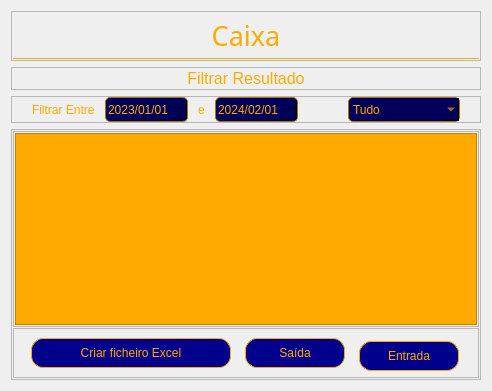
               <widget class="QWidget" name="pag_caixa">
                <property name="styleSheet">
                 <string notr="true">QPushButton{
color: rgb(167, 117, 0);
border: 1px solid rgb(167, 117, 0);
border-radius: 12px;
background-color: rgb(0, 0, 141)
}
QPushButton:hover{
background-color: rgb(0, 0, 255)
}
QPushButton:pressed{
color: rgb(167, 117, 0);
border: 2px solid rgb(167, 117, 0);
border-radius: 12px;
background-color: rgb(0, 0, 141)
}
QLabel{
color: rgb(167, 117, 0);
}
QLineEdit{
color: rgb(167, 117, 0);
border: 1px solid rgb(167, 117, 0);
border-radius: 5px
}
QComboBox{
color: rgb(167, 117, 0);
border: 1px solid rgb(167, 117, 0);
border-radius: 5px
}
</string>
                </property>
                <layout class="QVBoxLayout" name="verticalLayout_7">
                 <item>
                  <widget class="QFrame" name="frame_11">
                   <property name="minimumSize">
                    <size>
                     <width>50</width>
                     <height>50</height>
                    </size>
                   </property>
                   <property name="maximumSize">
                    <size>
                     <width>16777215</width>
                     <height>50</height>
                    </size>
                   </property>
                   <property name="frameShape">
                    <enum>QFrame::StyledPanel</enum>
                   </property>
                   <property name="frameShadow">
                    <enum>QFrame::Raised</enum>
                   </property>
                   <layout class="QVBoxLayout" name="verticalLayout_9">
                    <property name="spacing">
                     <number>1</number>
                    </property>
                    <property name="leftMargin">
                     <number>1</number>
                    </property>
                    <property name="topMargin">
                     <number>1</number>
                    </property>
                    <property name="rightMargin">
                     <number>1</number>
                    </property>
                    <property name="bottomMargin">
                     <number>1</number>
                    </property>
                    <item>
                     <widget class="QLabel" name="label_3">
                      <property name="font">
                       <font>
                        <family>Impact</family>
                        <pointsize>20</pointsize>
                       </font>
                      </property>
                      <property name="styleSheet">
                       <string notr="true">color: rgb(255, 170, 0);
border-bottom: 1px solid rgb(255, 170, 0);
border-radius: none</string>
                      </property>
                      <property name="text">
                       <string>Caixa</string>
                      </property>
                      <property name="alignment">
                       <set>Qt::AlignCenter</set>
                      </property>
                     </widget>
                    </item>
                   </layout>
                  </widget>
                 </item>
                 <item>
                  <widget class="QFrame" name="frame_28">
                   <property name="frameShape">
                    <enum>QFrame::StyledPanel</enum>
                   </property>
                   <property name="frameShadow">
                    <enum>QFrame::Raised</enum>
                   </property>
                   <layout class="QHBoxLayout" name="horizontalLayout_30">
                    <property name="spacing">
                     <number>1</number>
                    </property>
                    <property name="leftMargin">
                     <number>1</number>
                    </property>
                    <property name="topMargin">
                     <number>1</number>
                    </property>
                    <property name="rightMargin">
                     <number>1</number>
                    </property>
                    <property name="bottomMargin">
                     <number>1</number>
                    </property>
                    <item>
                     <widget class="QLabel" name="label_11">
                      <property name="font">
                       <font>
                        <pointsize>12</pointsize>
                       </font>
                      </property>
                      <property name="styleSheet">
                       <string notr="true">QLabel{
color: rgb(255, 170, 0);
}</string>
                      </property>
                      <property name="text">
                       <string>Filtrar Resultado</string>
                      </property>
                      <property name="alignment">
                       <set>Qt::AlignCenter</set>
                      </property>
                     </widget>
                    </item>
                   </layout>
                  </widget>
                 </item>
                 <item>
                  <widget class="QFrame" name="frame_29">
                   <property name="styleSheet">
                    <string notr="true">QDateEdit{
background-color: rgb(0, 0, 90);
color: rgb(255, 170, 0);
border:1px solid rgb(167, 117, 0);
border-radius: 5px
}
QLabel{
color: rgb(255, 170, 0);
}</string>
                   </property>
                   <property name="inputMethodHints">
                    <set>Qt::ImhDate</set>
                   </property>
                   <property name="frameShape">
                    <enum>QFrame::StyledPanel</enum>
                   </property>
                   <property name="frameShadow">
                    <enum>QFrame::Raised</enum>
                   </property>
                   <layout class="QHBoxLayout" name="horizontalLayout_29" stretch="0,0,0,0,0,1">
                    <property name="spacing">
                     <number>10</number>
                    </property>
                    <property name="leftMargin">
                     <number>20</number>
                    </property>
                    <property name="topMargin">
                     <number>0</number>
                    </property>
                    <property name="rightMargin">
                     <number>20</number>
                    </property>
                    <property name="bottomMargin">
                     <number>0</number>
                    </property>
                    <item>
                     <widget class="QLabel" name="label_12">
                      <property name="text">
                       <string>Filtrar Entre</string>
                      </property>
                     </widget>
                    </item>
                    <item>
                     <widget class="QDateEdit" name="dateEdit_Data_inicial">
                      <property name="minimumSize">
                       <size>
                        <width>0</width>
                        <height>25</height>
                       </size>
                      </property>
                      <property name="styleSheet">
                       <string notr="true">background-color: rgb(0, 0, 90);</string>
                      </property>
                      <property name="maximumDate">
                       <date>
                        <year>3050</year>
                        <month>12</month>
                        <day>31</day>
                       </date>
                      </property>
                      <property name="minimumDate">
                       <date>
                        <year>2023</year>
                        <month>1</month>
                        <day>1</day>
                       </date>
                      </property>
                      <property name="displayFormat">
                       <string>yyyy/MM/dd</string>
                      </property>
                     </widget>
                    </item>
                    <item>
                     <widget class="QLabel" name="label_13">
                      <property name="text">
                       <string>e</string>
                      </property>
                     </widget>
                    </item>
                    <item>
                     <widget class="QDateEdit" name="dateEdit_Data_fim">
                      <property name="minimumSize">
                       <size>
                        <width>0</width>
                        <height>25</height>
                       </size>
                      </property>
                      <property name="dateTime">
                       <datetime>
                        <hour>0</hour>
                        <minute>0</minute>
                        <second>0</second>
                        <year>2024</year>
                        <month>2</month>
                        <day>1</day>
                       </datetime>
                      </property>
                      <property name="maximumDate">
                       <date>
                        <year>3050</year>
                        <month>12</month>
                        <day>31</day>
                       </date>
                      </property>
                      <property name="minimumDate">
                       <date>
                        <year>2023</year>
                        <month>12</month>
                        <day>30</day>
                       </date>
                      </property>
                      <property name="displayFormat">
                       <string>yyyy/MM/dd</string>
                      </property>
                     </widget>
                    </item>
                    <item>
                     <spacer name="horizontalSpacer_3">
                      <property name="orientation">
                       <enum>Qt::Horizontal</enum>
                      </property>
                      <property name="sizeHint" stdset="0">
                       <size>
                        <width>40</width>
                        <height>20</height>
                       </size>
                      </property>
                     </spacer>
                    </item>
                    <item>
                     <widget class="QComboBox" name="comboBox_filtroCaixa">
                      <property name="minimumSize">
                       <size>
                        <width>0</width>
                        <height>25</height>
                       </size>
                      </property>
                      <property name="maximumSize">
                       <size>
                        <width>150</width>
                        <height>16777215</height>
                       </size>
                      </property>
                      <property name="palette">
                       <palette>
                        <active>
                         <colorrole role="WindowText">
                          <brush brushstyle="SolidPattern">
                           <color alpha="255">
                            <red>255</red>
                            <green>170</green>
                            <blue>0</blue>
                           </color>
                          </brush>
                         </colorrole>
                         <colorrole role="Button">
                          <brush brushstyle="SolidPattern">
                           <color alpha="255">
                            <red>0</red>
                            <green>0</green>
                            <blue>90</blue>
                           </color>
                          </brush>
                         </colorrole>
                         <colorrole role="Text">
                          <brush brushstyle="SolidPattern">
                           <color alpha="255">
                            <red>255</red>
                            <green>170</green>
                            <blue>0</blue>
                           </color>
                          </brush>
                         </colorrole>
                         <colorrole role="ButtonText">
                          <brush brushstyle="SolidPattern">
                           <color alpha="255">
                            <red>255</red>
                            <green>170</green>
                            <blue>0</blue>
                           </color>
                          </brush>
                         </colorrole>
                         <colorrole role="Base">
                          <brush brushstyle="SolidPattern">
                           <color alpha="255">
                            <red>0</red>
                            <green>0</green>
                            <blue>90</blue>
                           </color>
                          </brush>
                         </colorrole>
                         <colorrole role="Window">
                          <brush brushstyle="SolidPattern">
                           <color alpha="255">
                            <red>0</red>
                            <green>0</green>
                            <blue>90</blue>
                           </color>
                          </brush>
                         </colorrole>
                        </active>
                        <inactive>
                         <colorrole role="WindowText">
                          <brush brushstyle="SolidPattern">
                           <color alpha="255">
                            <red>255</red>
                            <green>170</green>
                            <blue>0</blue>
                           </color>
                          </brush>
                         </colorrole>
                         <colorrole role="Button">
                          <brush brushstyle="SolidPattern">
                           <color alpha="255">
                            <red>0</red>
                            <green>0</green>
                            <blue>90</blue>
                           </color>
                          </brush>
                         </colorrole>
                         <colorrole role="Text">
                          <brush brushstyle="SolidPattern">
                           <color alpha="255">
                            <red>255</red>
                            <green>170</green>
                            <blue>0</blue>
                           </color>
                          </brush>
                         </colorrole>
                         <colorrole role="ButtonText">
                          <brush brushstyle="SolidPattern">
                           <color alpha="255">
                            <red>255</red>
                            <green>170</green>
                            <blue>0</blue>
                           </color>
                          </brush>
                         </colorrole>
                         <colorrole role="Base">
                          <brush brushstyle="SolidPattern">
                           <color alpha="255">
                            <red>0</red>
                            <green>0</green>
                            <blue>90</blue>
                           </color>
                          </brush>
                         </colorrole>
                         <colorrole role="Window">
                          <brush brushstyle="SolidPattern">
                           <color alpha="255">
                            <red>0</red>
                            <green>0</green>
                            <blue>90</blue>
                           </color>
                          </brush>
                         </colorrole>
                        </inactive>
                        <disabled>
                         <colorrole role="WindowText">
                          <brush brushstyle="SolidPattern">
                           <color alpha="255">
                            <red>255</red>
                            <green>170</green>
                            <blue>0</blue>
                           </color>
                          </brush>
                         </colorrole>
                         <colorrole role="Button">
                          <brush brushstyle="SolidPattern">
                           <color alpha="255">
                            <red>0</red>
                            <green>0</green>
                            <blue>90</blue>
                           </color>
                          </brush>
                         </colorrole>
                         <colorrole role="Text">
                          <brush brushstyle="SolidPattern">
                           <color alpha="255">
                            <red>255</red>
                            <green>170</green>
                            <blue>0</blue>
                           </color>
                          </brush>
                         </colorrole>
                         <colorrole role="ButtonText">
                          <brush brushstyle="SolidPattern">
                           <color alpha="255">
                            <red>255</red>
                            <green>170</green>
                            <blue>0</blue>
                           </color>
                          </brush>
                         </colorrole>
                         <colorrole role="Base">
                          <brush brushstyle="SolidPattern">
                           <color alpha="255">
                            <red>0</red>
                            <green>0</green>
                            <blue>90</blue>
                           </color>
                          </brush>
                         </colorrole>
                         <colorrole role="Window">
                          <brush brushstyle="SolidPattern">
                           <color alpha="255">
                            <red>0</red>
                            <green>0</green>
                            <blue>90</blue>
                           </color>
                          </brush>
                         </colorrole>
                        </disabled>
                       </palette>
                      </property>
                      <property name="styleSheet">
                       <string notr="true">color: rgb(255, 170, 0);
background-color: rgb(0, 0, 90)</string>
                      </property>
                      <item>
                       <property name="text">
                        <string>Tudo</string>
                       </property>
                      </item>
                      <item>
                       <property name="text">
                        <string>Pagamento Cota</string>
                       </property>
                      </item>
                      <item>
                       <property name="text">
                        <string>Outros</string>
                       </property>
                      </item>
                     </widget>
                    </item>
                   </layout>
                  </widget>
                 </item>
                 <item>
                  <widget class="QFrame" name="frame_10">
                   <property name="frameShape">
                    <enum>QFrame::StyledPanel</enum>
                   </property>
                   <property name="frameShadow">
                    <enum>QFrame::Raised</enum>
                   </property>
                   <layout class="QVBoxLayout" name="verticalLayout_17">
                    <property name="spacing">
                     <number>1</number>
                    </property>
                    <property name="leftMargin">
                     <number>1</number>
                    </property>
                    <property name="topMargin">
                     <number>1</number>
                    </property>
                    <property name="rightMargin">
                     <number>1</number>
                    </property>
                    <property name="bottomMargin">
                     <number>1</number>
                    </property>
                    <item>
                     <widget class="QFrame" name="frame_25">
                      <property name="frameShape">
                       <enum>QFrame::StyledPanel</enum>
                      </property>
                      <property name="frameShadow">
                       <enum>QFrame::Raised</enum>
                      </property>
                      <layout class="QVBoxLayout" name="verticalLayout_16">
                       <property name="spacing">
                        <number>1</number>
                       </property>
                       <property name="leftMargin">
                        <number>1</number>
                       </property>
                       <property name="topMargin">
                        <number>1</number>
                       </property>
                       <property name="rightMargin">
                        <number>1</number>
                       </property>
                       <property name="bottomMargin">
                        <number>1</number>
                       </property>
                       <item>
                        <widget class="QTableWidget" name="table_caixa">
                         <property name="palette">
                          <palette>
                           <active>
                            <colorrole role="Button">
                             <brush brushstyle="SolidPattern">
                              <color alpha="255">
                               <red>255</red>
                               <green>170</green>
                               <blue>0</blue>
                              </color>
                             </brush>
                            </colorrole>
                            <colorrole role="Base">
                             <brush brushstyle="SolidPattern">
                              <color alpha="255">
                               <red>255</red>
                               <green>170</green>
                               <blue>0</blue>
                              </color>
                             </brush>
                            </colorrole>
                            <colorrole role="Window">
                             <brush brushstyle="SolidPattern">
                              <color alpha="255">
                               <red>255</red>
                               <green>170</green>
                               <blue>0</blue>
                              </color>
                             </brush>
                            </colorrole>
                            <colorrole role="Highlight">
                             <brush brushstyle="SolidPattern">
                              <color alpha="255">
                               <red>0</red>
                               <green>0</green>
                               <blue>90</blue>
                              </color>
                             </brush>
                            </colorrole>
                            <colorrole role="HighlightedText">
                             <brush brushstyle="SolidPattern">
                              <color alpha="255">
                               <red>255</red>
                               <green>170</green>
                               <blue>0</blue>
                              </color>
                             </brush>
                            </colorrole>
                           </active>
                           <inactive>
                            <colorrole role="Button">
                             <brush brushstyle="SolidPattern">
                              <color alpha="255">
                               <red>255</red>
                               <green>170</green>
                               <blue>0</blue>
                              </color>
                             </brush>
                            </colorrole>
                            <colorrole role="Base">
                             <brush brushstyle="SolidPattern">
                              <color alpha="255">
                               <red>255</red>
                               <green>170</green>
                               <blue>0</blue>
                              </color>
                             </brush>
                            </colorrole>
                            <colorrole role="Window">
                             <brush brushstyle="SolidPattern">
                              <color alpha="255">
                               <red>255</red>
                               <green>170</green>
                               <blue>0</blue>
                              </color>
                             </brush>
                            </colorrole>
                            <colorrole role="Highlight">
                             <brush brushstyle="SolidPattern">
                              <color alpha="255">
                               <red>0</red>
                               <green>0</green>
                               <blue>90</blue>
                              </color>
                             </brush>
                            </colorrole>
                            <colorrole role="HighlightedText">
                             <brush brushstyle="SolidPattern">
                              <color alpha="255">
                               <red>255</red>
                               <green>170</green>
                               <blue>0</blue>
                              </color>
                             </brush>
                            </colorrole>
                           </inactive>
                           <disabled>
                            <colorrole role="Button">
                             <brush brushstyle="SolidPattern">
                              <color alpha="255">
                               <red>255</red>
                               <green>170</green>
                               <blue>0</blue>
                              </color>
                             </brush>
                            </colorrole>
                            <colorrole role="Base">
                             <brush brushstyle="SolidPattern">
                              <color alpha="255">
                               <red>255</red>
                               <green>170</green>
                               <blue>0</blue>
                              </color>
                             </brush>
                            </colorrole>
                            <colorrole role="Window">
                             <brush brushstyle="SolidPattern">
                              <color alpha="255">
                               <red>255</red>
                               <green>170</green>
                               <blue>0</blue>
                              </color>
                             </brush>
                            </colorrole>
                            <colorrole role="Highlight">
                             <brush brushstyle="SolidPattern">
                              <color alpha="255">
                               <red>0</red>
                               <green>120</green>
                               <blue>215</blue>
                              </color>
                             </brush>
                            </colorrole>
                            <colorrole role="HighlightedText">
                             <brush brushstyle="SolidPattern">
                              <color alpha="255">
                               <red>255</red>
                               <green>170</green>
                               <blue>0</blue>
                              </color>
                             </brush>
                            </colorrole>
                           </disabled>
                          </palette>
                         </property>
                         <property name="styleSheet">
                          <string notr="true">background-color: rgb(255, 170, 0)</string>
                         </property>
                         <property name="alternatingRowColors">
                          <bool>true</bool>
                         </property>
                         <property name="selectionMode">
                          <enum>QAbstractItemView::SingleSelection</enum>
                         </property>
                         <property name="selectionBehavior">
                          <enum>QAbstractItemView::SelectRows</enum>
                         </property>
                        </widget>
                       </item>
                      </layout>
                     </widget>
                    </item>
                    <item>
                     <widget class="QFrame" name="frame_26">
                      <property name="styleSheet">
                       <string notr="true">QPushButton{
color: rgb(255, 170, 0);
border: 1px solid rgb(255, 170, 0);
border-radius: 12px;
background-color: rgb(0, 0, 141)
}
QPushButton:hover{
background-color: rgb(0, 0, 255)
}
QPushButton:pressed{
color: rgb(167, 117, 0);
border: 2px solid rgb(167, 117, 0);
border-radius: 12px;
background-color: rgb(0, 0, 141)
}
</string>
                      </property>
                      <property name="frameShape">
                       <enum>QFrame::StyledPanel</enum>
                      </property>
                      <property name="frameShadow">
                       <enum>QFrame::Raised</enum>
                      </property>
                      <layout class="QHBoxLayout" name="horizontalLayout_23">
                       <item>
                        <widget class="QPushButton" name="bt_criarficheiroExcelCaixa">
                         <property name="minimumSize">
                          <size>
                           <width>0</width>
                           <height>30</height>
                          </size>
                         </property>
                         <property name="maximumSize">
                          <size>
                           <width>200</width>
                           <height>16777215</height>
                          </size>
                         </property>
                         <property name="text">
                          <string>Criar ficheiro Excel</string>
                         </property>
                        </widget>
                       </item>
                       <item>
                        <widget class="QPushButton" name="Bt_saida">
                         <property name="minimumSize">
                          <size>
                           <width>0</width>
                           <height>30</height>
                          </size>
                         </property>
                         <property name="maximumSize">
                          <size>
                           <width>100</width>
                           <height>16777215</height>
                          </size>
                         </property>
                         <property name="text">
                          <string>Saída</string>
                         </property>
                        </widget>
                       </item>
                       <item>
                        <widget class="QPushButton" name="Bt_entrada">
                         <property name="minimumSize">
                          <size>
                           <width>0</width>
                           <height>30</height>
                          </size>
                         </property>
                         <property name="maximumSize">
                          <size>
                           <width>100</width>
                           <height>23</height>
                          </size>
                         </property>
                         <property name="text">
                          <string>Entrada</string>
                         </property>
                        </widget>
                       </item>
                      </layout>
                     </widget>
                    </item>
                   </layout>
                  </widget>
                 </item>
                </layout>
               </widget>
